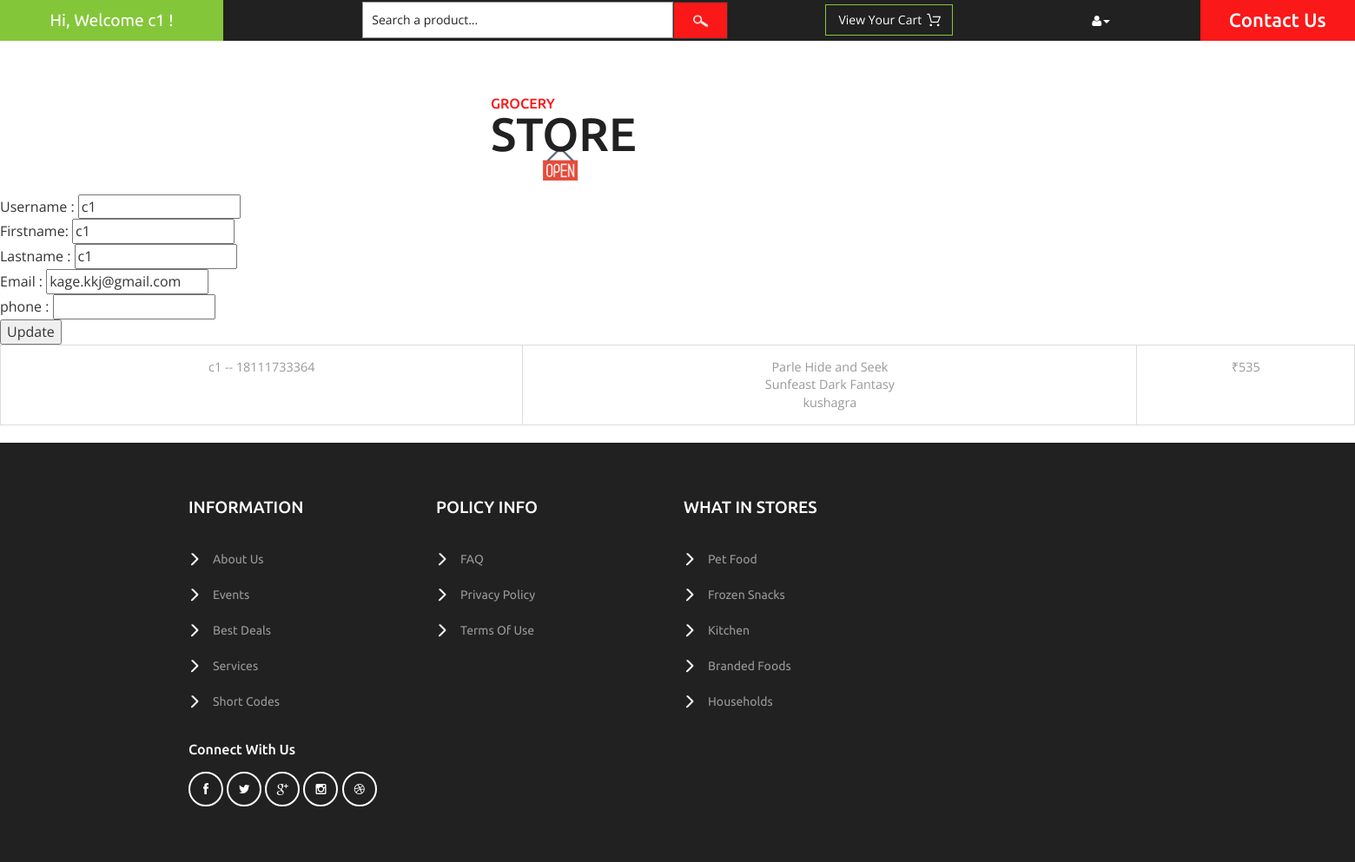
Page /customer/profile/ (signed in) on the earlier database version.
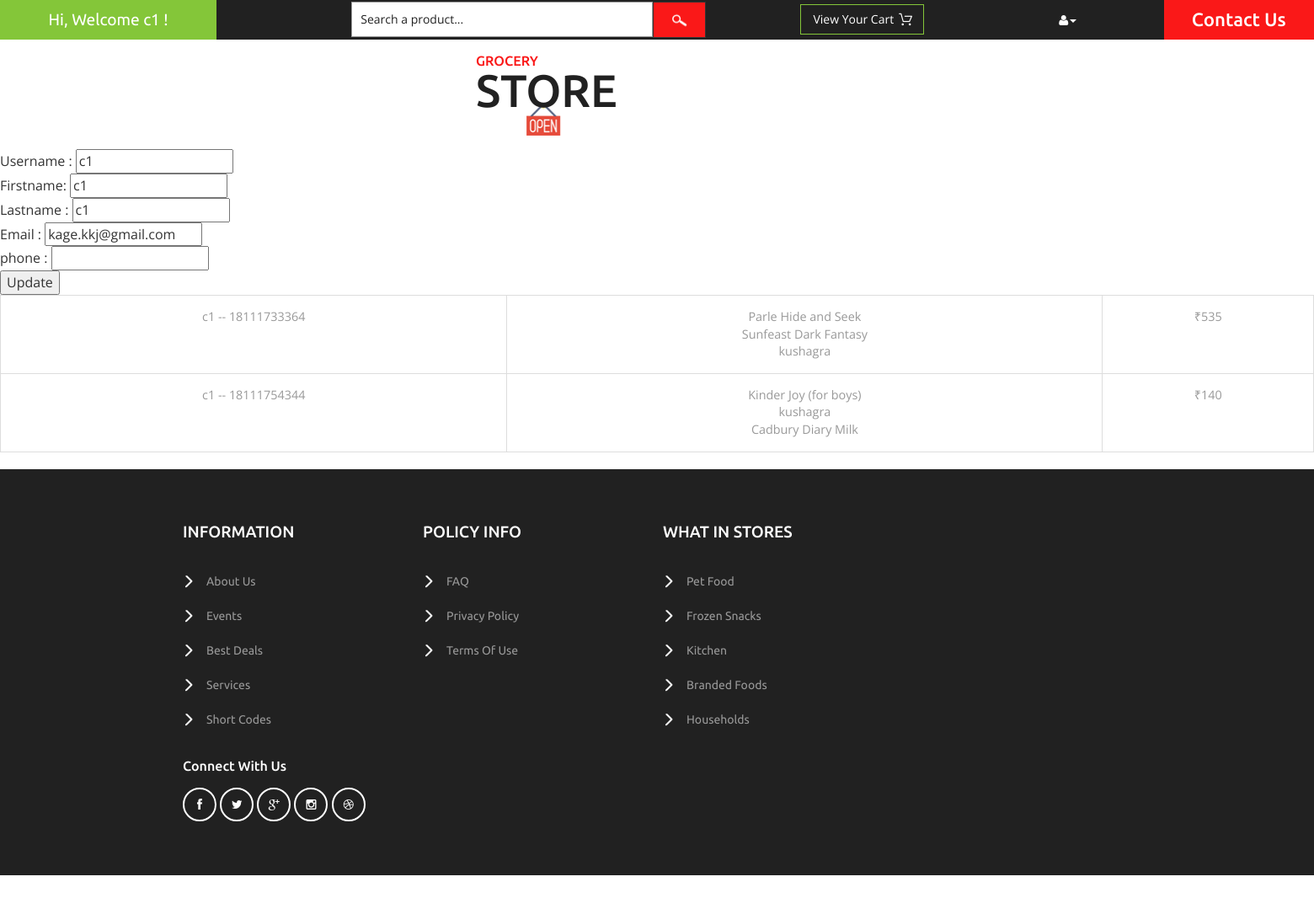
Same page on the later database version.
### cart/models.py (models this page shows, shortened)
class Order(models.Model):
    owner = models.ForeignKey(CustomerProfile, on_delete=models.SET_NULL, null=True, related_name='o')
    ref_code = models.CharField(max_length=20)
    items = models.ManyToManyField(OrderItem)
    is_ordered = models.BooleanField(default=False)
    date_ordered = models.DateTimeField(null=True)
    def get_cart_total(self):
        return sum([item.product.cost*item.qty for item in self.items.all()])
    def __str__(self):
        return '{0} -- {1}'.format(self.owner, self.ref_code)

class OrderItem(models.Model):
    product = models.ForeignKey(Product, on_delete=models.SET_NULL, null=True)
    is_ordered = models.BooleanField(default=False)
    date_added = models.DateTimeField(auto_now_add=True)
    date_ordered = models.DateTimeField(null=True)
    qty = models.IntegerField(null=True,default=1)
    ref_code = models.CharField(max_length=20)
    def __str__(self):
        return self.product.prod_name

### customer/models.py (models this page shows)
class CustomerProfile(models.Model):
    Customer = models.OneToOneField(User, on_delete=models.CASCADE, related_name='cus')
    prod = models.ManyToManyField(Product, blank=True)
    phone_number = models.IntegerField(null=True)
    def __str__(self):
        return self.Customer.username

### vendor/models.py (models this page shows, shortened)
class Product(models.Model):
    category = models.ForeignKey(Category, on_delete=models.CASCADE)
    prod_name = models.CharField(max_length=150)
    ingredients = models.TextField(max_length=264, blank=True)
    stock = models.IntegerField(default=0)
    cost = models.IntegerField(default=0)
    brand = models.CharField(max_length=150, blank=True)
    prod_pic = models.FileField(upload_to='documents/', blank=True)
    created_at = models.DateTimeField(auto_now_add=True)
    updated_at = models.DateTimeField(auto_now=True)

### customer/views.py (the view, shortened to what this page needs)
# urls.py: path('profile/', views.profile, name='profile'),
def profile(request):
    a = request.user
    placed_order = get_user_order(request)
    context = {
        'ordre': placed_order
    }
    return render(request, 'customer/profile.html', context)

### customer/views.py (called while the page is built)
def get_user_order(request):
    user_profile = get_object_or_404(CustomerProfile, Customer=request.user)
    ord = Order.objects.filter(owner=user_profile, is_ordered=True)
    if ord.exists():
        return ord
    return 0

### customer/templates/customer/profile.html (shortened to what this page needs)
{% extends 'customer/base.html' %}
{% block content %}
    {% if user.is_authenticated %}
        <form method="post">
            Username : <input type="text" value="{{ user.username }}" name="username"><br>
            Firstname: <input type="text" value="{{ user.first_name }}" name="first_name"><br>
            Lastname : <input type="text" value="{{ user.last_name }}" name="last_name"><br>
            Email    : <input type="email" value="{{ user.email }}" name="email"><br>
            phone    : <input type="number" value="{{ user.cus.phone_number }}" name="phone"><br>
            <input type="submit" value="Update">
        </form>
        {% if ordre %}
            <table border="5" class="table table-hover table-bordered text-center">
            {% for o in ordre %}
                <tr>
                    <td>{{ o }}</td>
                    <td>
                        {% for item in o.items.all %}
                            {{ item }}<br>
                        {% endfor %}
                    </td>
                    <td>
                        ₹{{ o.get_cart_total }}
                    </td>
                </tr>
            {% endfor %}
            </table>
        {% endif %}
    {% endif %}
{% endblock %}

Differences in the rows shown:
now on this page (row edited): Order: owner+ref_code "c1 -- 18111754344", get_cart_total "140"
now on this page (row edited): OrderItem: product.prod_name "Kinder Joy (for boys)", shown under "c1 -- 18111754344"
now on this page (row edited): OrderItem: product.prod_name "kushagra", shown under "c1 -- 18111754344"
added OrderItem: product.prod_name "Cadbury Diary Milk", shown under "c1 -- 18111754344"
